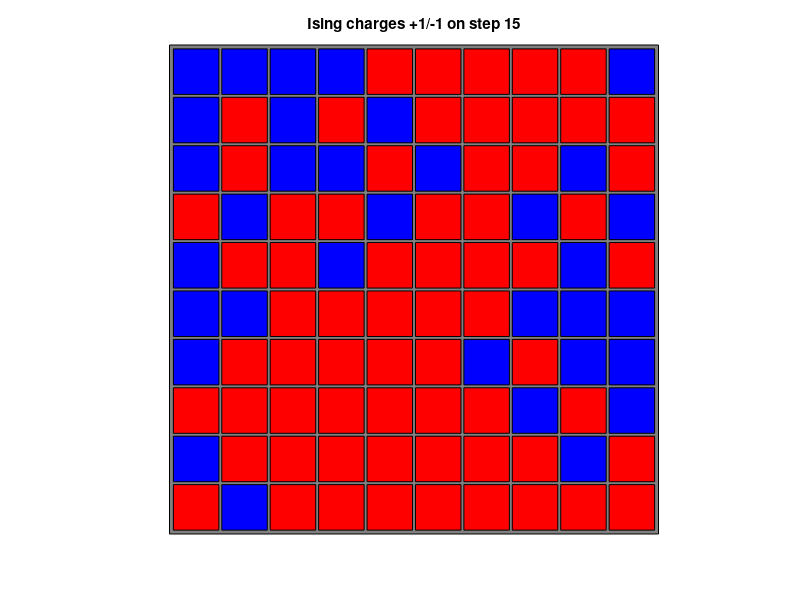

Write MATLAB code to recreate this figure.
function ising_2d_simulation ( m, n, iterations, thresh, seed )

%*****************************************************************************80
%
%% ISING_2D_SIMULATION carries out a 2D Ising simulation.
%
%  Discussion:
%
%    Note that, when all the cells are updated in a single cycle, there is
%    a mathematically stable checkerboard solution, in which all the reds
%    and blacks flip color repeatedly.
%
%  Licensing:
%
%    This code is distributed under the GNU LGPL license. 
%
%  Modified:
%
%    21 November 2011
%
%  Author:
%
%    John Burkardt
%
  timestamp ( );
  fprintf ( 1, '\n' );
  fprintf ( 1, 'ISING_2D_SIMULATION\n' );
  fprintf ( 1, '  MATLAB version\n' );
  fprintf ( 1, '  Monte Carlo simulation of a 2D Ising model.\n' );
%
%  Arguments not supplied are set to default values.
%
  if ( nargin < 1 )
    m = 10;
  else
    m = str2num ( m );
  end

  if ( nargin < 2 )
    n = 10;
  else
    n = str2num ( n );
  end

  if ( nargin < 3 )
    iterations = 15;
  else
    iterations = str2num ( iterations );
  end

  if ( nargin < 4 )
    thresh = 0.50;
  else
    thresh = str2num ( thresh );
  end

  if ( nargin < 5 )
    seed = 123456789;
  else
    seed = str2num ( seed );
  end
%
%  Define the probability of flipping if you are in a neighborhood of
%  1, 2, 3, 4, or 5 of the same sign.
%
%  This should really be some kind of exponential dependent on "temperature".
%
  prob = [ 0.98, 0.85, 0.50, 0.15, 0.02 ];

  fprintf ( 1, '\n' );
  fprintf ( 1, '  The row dimension M = %d\n', m );
  fprintf ( 1, '  The column dimension N = %d\n', n );
  fprintf ( 1, '  The number of iterations taken is ITERATIONS = %d\n', iterations );
  fprintf ( 1, '  The threshhold THRESH = %f\n', thresh );
  fprintf ( 1, '  The seed SEED = %d\n', seed );
  fprintf ( 1, '\n' );
  fprintf ( 1, '  The transition probability table, based on the number of\n' );
  fprintf ( 1, '  neighbors with the same charge.\n' );
  fprintf ( 1, '\n' );
  fprintf ( 1, '        1           2           3           4           5\n' );
  fprintf ( 1, '\n' );
  fprintf ( 1, '  %10.4f  %10.4f  %10.4f  %10.4f  %10.4f\n', prob(1:5) );

  fprintf ( 1, '\n' );
  fprintf ( 1, '  An automatic pause of 2 seconds is imposed between \n;' );
  fprintf ( 1, '  successive displays.\n' );
%
%  Initialize C1.
%
  [ c1, seed ] = ising_2d_initialize ( m, n, thresh, seed );
%
%  Do the simulation.
%
  [ c1, seed ] = transition ( m, n, iterations, prob, seed, c1 );
%
%  Terminate.
%
  fprintf ( 1, '\n' );
  fprintf ( 1, 'ISING_2D_SIMULATION\n' );
  fprintf ( 1, '  Normal end of execution.\n' );

  fprintf ( 1, '\n' );
  timestamp ( );

  return
end
function i4mat_print ( m, n, a, title )

%*****************************************************************************80
%
%% I4MAT_PRINT prints an I4MAT.
%
%  Licensing:
%
%    This code is distributed under the GNU LGPL license.
%
%  Modified:
%
%    10 September 2009
%
%  Author:
%
%    John Burkardt
%
%  Parameters:
%
%    Input, integer M, N, the number of rows and columns of the matrix.
%
%    Input, integer A(M,N), an M by N matrix to be printed.
%
%    Input, string TITLE, a title.
%
  i4mat_print_some ( m, n, a, 1, 1, m, n, title );

  return
end
function i4mat_print_some ( m, n, a, ilo, jlo, ihi, jhi, title )

%*****************************************************************************80
%
%% I4MAT_PRINT_SOME prints out a portion of an I4MAT.
%
%  Licensing:
%
%    This code is distributed under the GNU LGPL license.
%
%  Modified:
%
%    08 February 2010
%
%  Author:
%
%    John Burkardt
%
%  Parameters:
%
%    Input, integer M, N, the number of rows and columns of the matrix.
%
%    Input, integer A(M,N), an M by N matrix to be printed.
%
%    Input, integer ILO, JLO, the first row and column to print.
%
%    Input, integer IHI, JHI, the last row and column to print.
%
%    Input, string TITLE, a title.
%
  incx = 10;

  fprintf ( 1, '\n' );
  fprintf ( 1, '%s\n', title );

  if ( m <= 0 || n <= 0 )
    fprintf ( 1, '\n' );
    fprintf ( 1, '  (None)\n' );
    return
  end

  for j2lo = max ( jlo, 1 ): incx : min ( jhi, n )

    j2hi = j2lo + incx - 1;
    j2hi = min ( j2hi, n );
    j2hi = min ( j2hi, jhi );

    fprintf ( 1, '\n' );
    fprintf ( 1, '  Col: ' );

    for j = j2lo : j2hi
      fprintf ( 1, '%7d  ', j );
    end

    fprintf ( 1, '\n' );
    fprintf ( 1, '  Row\n' );
    fprintf ( 1, '\n' );

    i2lo = max ( ilo, 1 );
    i2hi = min ( ihi, m );

    for i = i2lo : i2hi

      fprintf ( 1, '%5d: ', i );
      for j = j2lo : j2hi
        fprintf ( 1, '%7d  ', a(i,j) );
      end

      fprintf ( 1, '\n' );

    end

  end

  return
end
function [ c, seed ] = i4mat_uniform ( m, n, a, b, seed )

%*****************************************************************************80
%
%% I4MAT_UNIFORM returns a scaled pseudorandom I4MAT.
%
%  Licensing:
%
%    This code is distributed under the GNU LGPL license.
%
%  Modified:
%
%    12 November 2006
%
%  Author:
%
%    John Burkardt
%
%  Reference:
%
%    Paul Bratley, Bennett Fox, Linus Schrage,
%    A Guide to Simulation,
%    Springer Verlag, pages 201-202, 1983.
%
%    Pierre L'Ecuyer,
%    Random Number Generation,
%    in Handbook of Simulation,
%    edited by Jerry Banks,
%    Wiley Interscience, page 95, 1998.
%
%    Bennett Fox,
%    Algorithm 647:
%    Implementation and Relative Efficiency of Quasirandom
%    Sequence Generators,
%    ACM Transactions on Mathematical Software,
%    Volume 12, Number 4, pages 362-376, 1986.
%
%    Peter Lewis, Allen Goodman, James Miller
%    A Pseudo-Random Number Generator for the System/360,
%    IBM Systems Journal,
%    Volume 8, pages 136-143, 1969.
%
%  Parameters:
%
%    Input, integer M, N, the row and column dimensions of the matrix.
%
%    Input, integer A, B, the minimum and maximum acceptable values.
%
%    Input, integer SEED, a seed for the random number generator.
%
%    Output, integer C(M,N), the randomly chosen integer vector.
%
%    Output, integer SEED, the updated seed.
%
  if ( seed == 0 )
    fprintf ( 1, '\n' );
    fprintf ( 1, 'I4MAT_UNIFORM - Fatal error!\n' );
    fprintf ( 1, '  Input SEED = 0!\n' );
    error ( 'I4MAT_UNIFORM - Fatal error!' );
  end

  seed = floor ( seed );
  a = round ( a );
  b = round ( b );

  for j = 1 : n

    for i = 1 : m

      seed = mod ( seed, 2147483647 );

      if ( seed < 0 ) 
        seed = seed + 2147483647;
      end 

      k = floor ( seed / 127773 );

      seed = 16807 * ( seed - k * 127773 ) - k * 2836;

      if ( seed < 0 )
        seed = seed + 2147483647;
      end

      r = seed * 4.656612875E-10;
%
%  Scale R to lie between A-0.5 and B+0.5.
%
      r = ( 1.0 - r ) * ( min ( a, b ) - 0.5 ) ...
        +         r   * ( max ( a, b ) + 0.5 );
%
%  Use rounding to convert R to an integer between A and B.
%
      value = round ( r );

      value = max ( value, min ( a, b ) );
      value = min ( value, max ( a, b ) );

      c(i,j) = value;

    end
  end

  return
end
function c5 = ising_2d_agree ( m, n, c1 )

%*****************************************************************************80
%
%% ISING_2D_AGREE returns the number of neighbors agreeing with each cell.
%
%  Discussion:
%
%    The count includes the cell itself, so it is between 1 and 5.
%
%  Licensing:
%
%    This code is distributed under the GNU LGPL license.
%
%  Modified:
%
%    20 November 2011
%
%  Author:
%
%    John Burkardt
%
%  Parameters:
%
%    Input, integer M, N, the number of cells in each spatial dimension.
%
%    Input, integer C1(M,N), an array of 1's and -1's.
%
%    Output, integer C5(M,N), the number of neighbors that agree.
%    1, 2, 3, 4, or 5.
%
  c5 = c1 ...
     + circshift ( c1, [ -1,  0 ] ) ...
     + circshift ( c1, [ +1,  0 ] ) ...
     + circshift ( c1, [  0, -1 ] ) ...
     + circshift ( c1, [  0, +1 ] );

  i = find ( 0 < c1 );
  c5(i) = ( 5 + c5(i) ) / 2;

  i = find ( c1 < 0 );
  c5(i) = ( 5 - c5(i) ) / 2;

  return
end
function ising_2d_display ( step, m, n, c1 )

%*****************************************************************************80
%
%% ISING_2D_DISPLAY displays the current Ising status.
%
%  Licensing:
%
%    This code is distributed under the GNU LGPL license.
%
%  Modified:
%
%    20 November 2011
%
%  Author:
%
%    John Burkardt
%
%  Parameters:
%
%    Input, integer STEP, the step number.
%
%    Input, integer M, N, the number of rows and columnss.
%
%    Input, integer C1(M,N), the status of each cell:
%    -1, display as a shade of red.
%    +1, display as a shade of blue.
%
  figure ( 1 )
%
%  Clear the graphics frame.
%
  clf
%
%  Determine the plot range.
%
  margin = 0.05;

  x_axes_min = 1.0 - 0.5 - margin;
  x_axes_max = m   + 0.5 + margin;
  y_axes_min = 1.0 - 0.5 - margin;
  y_axes_max = n   + 0.5 + margin;
%
%  Fill in the background with black.
%
  x1 = x_axes_min;
  x2 = x_axes_max;
  y1 = y_axes_min;
  y2 = y_axes_max;

  rgb = [ 0.5, 0.5, 0.5 ];

  fill ( [ x1, x2, x2, x1 ], [ y1, y1, y2, y2 ], rgb );
  hold on
%
%  Draw a square, representing the bed,
%  with most of the length and width, centered at (I,J).
%
  for i = 1 : m
    for j = 1 : n

      x1 = j - 0.47;
      x2 = j + 0.47;
      y1 = ( m + 1 - i ) - 0.47;
      y2 = ( m + 1 - i ) + 0.47;

      if ( c1(i,j) == - 1 )
        rgb = [ 1.0, 0.0, 0.0 ];
      elseif ( c1(i,j) == + 1 )
        rgb = [ 0.0, 0.0, 1.0 ];
      end

      fill ( [ x1, x2, x2, x1 ], [ y1, y1, y2, y2 ], rgb );
      hold on

    end
  end
%
%  Make a title.
%
  title_string = sprintf ( 'Ising charges +1/-1 on step %d', step );

  title ( title_string )
%
%  Choose the aspect ratio and other plot details.
%
  axis ( [ x_axes_min, x_axes_max, y_axes_min, y_axes_max] );
  axis equal
  axis tight
  axis off

  hold off

  pause ( 2 )

  return
end
function [ c1, seed ] = ising_2d_initialize ( m, n, thresh, seed )

%*****************************************************************************80
%
%% ISING_2D_INITIALIZE initializes the Ising array.
%
%  Licensing:
%
%    This code is distributed under the GNU LGPL license.
%
%  Modified:
%
%    19 November 2011
%
%  Author:
%
%    John Burkardt
%
%  Parameters:
%
%    Input, integer M, N, the number of rows and columns.
%
%    Input, real THRESH, the threshhold value, between 0 and 1.
%
%    Input, integer SEED, a seed for the random number generator.
%
%    Output, integer C1(M,N), an array of 1's and -1's.
%
%    Output, integer SEED, a seed for the random number generator.
%
  c1 = ones ( m, n );

  [ r, seed ] = r8mat_uniform_01 ( m, n, seed );
  
  i = find ( r <= thresh );

  c1(i) = -1;

  return
end
function ising_2d_stats ( step, m, n, c1 )

%*****************************************************************************80
%
%% ISING_2D_STATS prints information about the current step.
%
%  Licensing:
%
%    This code is distributed under the GNU LGPL license.
%
%  Modified:
%
%    19 November 2011
%
%  Author:
%
%    John Burkardt
%
%  Parameters:
%
%    Input, integer STEP, the step number.
%
%    Input, integer M, N, the number of rows and columns.
%
%    Input, integer C1(M,N), the current state of the system.
%
  if ( step == 0 )
    fprintf ( 1, '\n' );
    fprintf ( 1, '  Step       Positives       Negatives\n' );
    fprintf ( 1, '             #    %%          #    %%\n' );
    fprintf ( 1, '\n' );
  end

  pos_count = sum ( sum ( 0 < c1 ) );
  neg_count = m * n - pos_count;
  pos_percent = ( 100 * pos_count ) / ( m * n );
  neg_percent = ( 100 * neg_count ) / ( m * n );

  fprintf ( 1, '  %4d  %6d  %6.2f  %6d  %6.2f\n', ...
    step, pos_count, pos_percent, neg_count, neg_percent );

  return
end
function neighbor_2d_display ( step, m, n, c1, c5 )

%*****************************************************************************80
%
%% NEIGHBOR_2D_DISPLAY displays the current Ising neighbor status.
%
%  Licensing:
%
%    This code is distributed under the GNU LGPL license.
%
%  Modified:
%
%    20 November 2011
%
%  Author:
%
%    John Burkardt
%
%  Parameters:
%
%    Input, integer STEP, the step number.
%
%    Input, integer M, N, the number of rows and columnss.
%
%    Input, integer C1(M,N), the status of each cell:
%
%    Input, integer C5(M,N), the number of agreeable neighbors.
%
  figure ( 2 )
%
%  Clear the graphics frame.
%
  clf
%
%  Determine the plot range.
%
  margin = 0.05;

  x_axes_min = 1.0 - 0.5 - margin;
  x_axes_max = m   + 0.5 + margin;
  y_axes_min = 1.0 - 0.5 - margin;
  y_axes_max = n   + 0.5 + margin;
%
%  Fill in the background with black.
%
  x1 = x_axes_min;
  x2 = x_axes_max;
  y1 = y_axes_min;
  y2 = y_axes_max;

  rgb = [ 0.5, 0.5, 0.5 ];

  fill ( [ x1, x2, x2, x1 ], [ y1, y1, y2, y2 ], rgb );
  hold on
%
%  Draw a square, representing the bed,
%  with most of the length and width, centered at (I,J).
%
  for i = 1 : m
    for j = 1 : n

      x1 = j - 0.47;
      x2 = j + 0.47;
      y1 = ( m + 1 - i ) - 0.47;
      y2 = ( m + 1 - i ) + 0.47;

      c = c1(i,j) * c5(i,j);

      if ( c == - 5 )
        rgb = [ 1.0, 0.0, 0.0 ];
      elseif ( c == - 4 )
        rgb = [ 1.0, 0.2, 0.2 ];
      elseif ( c == - 3 )
        rgb = [ 1.0, 0.4, 0.4 ];
      elseif ( c == - 2 )
        rgb = [ 1.0, 0.7, 0.7 ];
      elseif ( c == - 1 )
        rgb = [ 1.0, 0.8, 0.8 ];
      elseif ( c == 0 )
        rgb = [ 1.0, 1.0, 1.0 ];
      elseif ( c == + 1 )
        rgb = [ 0.7, 0.7, 1.0 ];
      elseif ( c == + 2 )
        rgb = [ 0.6, 0.6, 1.0 ];
      elseif ( c == + 3 )
        rgb = [ 0.4, 0.4, 1.0 ];
      elseif ( c == + 4 )
        rgb = [ 0.2, 0.2, 1.0 ];
      elseif ( c == + 5 )
        rgb = [ 0.0, 0.0, 1.0 ];
      end

      fill ( [ x1, x2, x2, x1 ], [ y1, y1, y2, y2 ], rgb );
      hold on

    end
  end
%
%  Make a title.
%
  title_string = sprintf ( 'Ising neighborhoods -5 to +5, step %d to step %d', step-1, step );

  title ( title_string )
%
%  Choose the aspect ratio and other plot details.
%
  axis ( [ x_axes_min, x_axes_max, y_axes_min, y_axes_max] );
  axis equal
  axis tight
  axis off

  hold off

  pause ( 2 )

  return
end
function neighbor_2d_stats ( step, m, n, c1, c5 )

%*****************************************************************************80
%
%% NEIGHBOR_2D_STATS prints neighbor statistics about the current step.
%
%  Licensing:
%
%    This code is distributed under the GNU LGPL license.
%
%  Modified:
%
%    21 November 2011
%
%  Author:
%
%    John Burkardt
%
%  Parameters:
%
%    Input, integer STEP, the step number.
%
%    Input, integer M, N, the number of rows and columns.
%
%    Input, integer C1(M,N), the current state of the system.
%
%    Input, integer C5(M,N), the number of agreeable neighbors.
%
  if ( step == 0 )
    fprintf ( 1, '\n' );
    fprintf ( 1, '  Step     Neighborhood Charge:\n' );
    fprintf ( 1, ...
      '           -5    -4    -3    -2    -1    +1    +2    +3    +4    +5\n' );
    fprintf ( 1, '\n' );
  end

  fprintf ( 1, '  %4d', step );

  for n = -5 : 5
    if ( n ~= 0 )
      c = sum ( sum ( c1 .* c5 == n ) );
      fprintf ( 1, '  %4d', c );
    end
  end
  fprintf ( 1, '\n' );
  
  return
end
function [ r, seed ] = r8mat_uniform_01 ( m, n, seed )

%*****************************************************************************80
%
%% R8MAT_UNIFORM_01 returns a unit pseudorandom R8MAT.
%
%  Licensing:
%
%    This code is distributed under the GNU LGPL license.
%
%  Modified:
%
%    21 September 2006
%
%  Author:
%
%    John Burkardt
%
%  Reference:
%
%    Paul Bratley, Bennett Fox, Linus Schrage,
%    A Guide to Simulation,
%    Springer Verlag, pages 201-202, 1983.
%
%    Bennett Fox,
%    Algorithm 647:
%    Implementation and Relative Efficiency of Quasirandom
%    Sequence Generators,
%    ACM Transactions on Mathematical Software,
%    Volume 12, Number 4, pages 362-376, 1986.
%
%    Peter Lewis, Allen Goodman, James Miller,
%    A Pseudo-Random Number Generator for the System/360,
%    IBM Systems Journal,
%    Volume 8, pages 136-143, 1969.
%
%  Parameters:
%
%    Input, integer M, N, the number of rows and columns in the array.
%
%    Input, integer SEED, the integer "seed" used to generate
%    the output random number.
%
%    Output, real R(M,N), an array of random values between 0 and 1.
%
%    Output, integer SEED, the updated seed.  This would
%    normally be used as the input seed on the next call.
%
  r = zeros ( m, n );

  if ( seed == 0 )
    fprintf ( 1, '\n' );
    fprintf ( 1, 'R8MAT_UNIFORM_01 - Fatal error!\n' );
    fprintf ( 1, '  Input SEED = 0!\n' );
    error ( 'R8MAT_UNIFORM_01 - Fatal error!' );
  end

  for j = 1 : n
    for i = 1 : m

      seed = floor ( seed );

      seed = mod ( seed, 2147483647 );

      if ( seed < 0 ) 
        seed = seed + 2147483647;
      end 

      k = floor ( seed / 127773 );

      seed = 16807 * ( seed - k * 127773 ) - k * 2836;

      if ( seed < 0 )
        seed = seed + 2147483647;
      end

      r(i,j) = seed * 4.656612875E-10;

    end
  end

  return
end
function timestamp ( )

%*****************************************************************************80
%
%% TIMESTAMP prints the current YMDHMS date as a timestamp.
%
%  Licensing:
%
%    This code is distributed under the GNU LGPL license.
%
%  Modified:
%
%    14 February 2003
%
%  Author:
%
%    John Burkardt
%
  t = now;
  c = datevec ( t );
  s = datestr ( c, 0 );
  fprintf ( 1, '%s\n', s );

  return
end
function [ c1, seed ] = transition ( m, n, iterations, prob, seed, c1 )

%*****************************************************************************80
%
%% TRANSITION carries out a Monte Carlo simulation of a 2D Ising model.
%
%  Licensing:
%
%    This code is distributed under the GNU LGPL license.
%
%  Modified:
%
%    03 November 2011
%
%  Author:
%
%    John Burkardt
%
%  Parameters:
%
%    Input, integer M, N, the number of cells in each spatial
%    dimension.
%
%    Input, integer ITERATIONS, the number of iterations to carry out.
%
%    Input, real PROB(1:5).  PROB(I) represents the probability
%    that the spin of a given cell will be reversed, given that it has I immediate
%    neighbors (including itself) with spin the same as its own.
%
%    Input/output, integer SEED, a seed for the random number generator.
%
%    Input/output, integer C1(M,N).  On input, the current state of the
%    system.  On output, the state of the system after the iterations.
%
  step = 0;
  ising_2d_stats ( step, m, n, c1 );
  ising_2d_display ( step, m, n, c1 );

  for step = 1 : iterations
%
%  C5 contains 1 through 5, the number of cells that agree with the center cell.
%
    c5 = ising_2d_agree ( m, n, c1 );

    if ( 0 )
      neighbor_2d_stats ( step, m, n, c1, c5 );
    end

    if ( 0 )
      neighbor_2d_display ( step, m, n, c1, c5 );
    end
%
%  Determine the chances of flipping cell (I,J).
%
    threshhold = zeros ( m, n );

    for j = 1 : 5
      i = find ( c5 == j );
      threshhold(i) = prob(j);
    end

    [ r, seed ] = r8mat_uniform_01 ( m, n, seed );

    i = find ( r < threshhold );

    c1(i) = - c1(i);

    ising_2d_stats ( step, m, n, c1 );
    ising_2d_display ( step, m, n, c1 );

  end

  return
end
